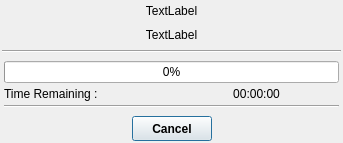
<ui version="4.0">
 <class>AtenProgress</class>
 <widget class="QDialog" name="AtenProgress">
  <property name="geometry">
   <rect>
    <x>0</x>
    <y>0</y>
    <width>343</width>
    <height>143</height>
   </rect>
  </property>
  <property name="sizePolicy">
   <sizepolicy hsizetype="Preferred" vsizetype="Minimum">
    <horstretch>0</horstretch>
    <verstretch>0</verstretch>
   </sizepolicy>
  </property>
  <property name="windowTitle">
   <string>Operation Progress</string>
  </property>
  <property name="windowIcon">
   <iconset resource="icons.qrc">
    <normaloff>:/program/icons/aten.png</normaloff>:/program/icons/aten.png</iconset>
  </property>
  <layout class="QVBoxLayout" name="verticalLayout_2">
   <property name="margin">
    <number>2</number>
   </property>
   <item>
    <widget class="QLabel" name="JobTitleLabel">
     <property name="text">
      <string>TextLabel</string>
     </property>
     <property name="alignment">
      <set>Qt::AlignCenter</set>
     </property>
    </widget>
   </item>
   <item>
    <widget class="QLabel" name="SubTitleLabel">
     <property name="text">
      <string>TextLabel</string>
     </property>
     <property name="alignment">
      <set>Qt::AlignCenter</set>
     </property>
    </widget>
   </item>
   <item>
    <widget class="Line" name="line">
     <property name="orientation">
      <enum>Qt::Horizontal</enum>
     </property>
    </widget>
   </item>
   <item>
    <widget class="QWidget" name="ProgressWidget" native="true">
     <layout class="QVBoxLayout" name="verticalLayout">
      <property name="spacing">
       <number>4</number>
      </property>
      <property name="margin">
       <number>2</number>
      </property>
      <item>
       <widget class="QProgressBar" name="ProgressBar">
        <property name="value">
         <number>0</number>
        </property>
       </widget>
      </item>
      <item>
       <layout class="QHBoxLayout" name="horizontalLayout_2">
        <property name="spacing">
         <number>4</number>
        </property>
        <item>
         <widget class="QLabel" name="label">
          <property name="sizePolicy">
           <sizepolicy hsizetype="Minimum" vsizetype="Preferred">
            <horstretch>0</horstretch>
            <verstretch>0</verstretch>
           </sizepolicy>
          </property>
          <property name="text">
           <string>Time Remaining : </string>
          </property>
         </widget>
        </item>
        <item>
         <widget class="QLabel" name="TimeRemainingLabel">
          <property name="text">
           <string>00:00:00</string>
          </property>
          <property name="alignment">
           <set>Qt::AlignCenter</set>
          </property>
         </widget>
        </item>
       </layout>
      </item>
      <item>
       <widget class="Line" name="line_2">
        <property name="orientation">
         <enum>Qt::Horizontal</enum>
        </property>
       </widget>
      </item>
     </layout>
    </widget>
   </item>
   <item>
    <layout class="QHBoxLayout" name="horizontalLayout">
     <property name="spacing">
      <number>4</number>
     </property>
     <item>
      <spacer name="horizontalSpacer_2">
       <property name="orientation">
        <enum>Qt::Horizontal</enum>
       </property>
       <property name="sizeHint" stdset="0">
        <size>
         <width>40</width>
         <height>20</height>
        </size>
       </property>
      </spacer>
     </item>
     <item>
      <widget class="QPushButton" name="CancelButton">
       <property name="minimumSize">
        <size>
         <width>0</width>
         <height>25</height>
        </size>
       </property>
       <property name="maximumSize">
        <size>
         <width>16777215</width>
         <height>25</height>
        </size>
       </property>
       <property name="font">
        <font>
         <weight>75</weight>
         <bold>true</bold>
        </font>
       </property>
       <property name="text">
        <string>Cancel</string>
       </property>
       <property name="icon">
        <iconset resource="icons.qrc">
         <normaloff>:/basic/icons/basic_cross.svg</normaloff>:/basic/icons/basic_cross.svg</iconset>
       </property>
       <property name="iconSize">
        <size>
         <width>16</width>
         <height>16</height>
        </size>
       </property>
      </widget>
     </item>
     <item>
      <spacer name="horizontalSpacer">
       <property name="orientation">
        <enum>Qt::Horizontal</enum>
       </property>
       <property name="sizeHint" stdset="0">
        <size>
         <width>40</width>
         <height>20</height>
        </size>
       </property>
      </spacer>
     </item>
    </layout>
   </item>
  </layout>
 </widget>
 <resources>
  <include location="icons.qrc"/>
 </resources>
 <connections/>
</ui>
